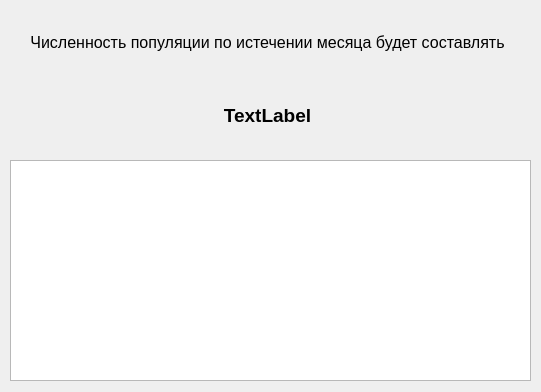
<?xml version="1.0" encoding="UTF-8"?>
<ui version="4.0">
 <class>ResultWindow</class>
 <widget class="QWidget" name="ResultWindow">
  <property name="geometry">
   <rect>
    <x>0</x>
    <y>0</y>
    <width>541</width>
    <height>392</height>
   </rect>
  </property>
  <property name="windowTitle">
   <string>Прогноз</string>
  </property>
  <widget class="QTextBrowser" name="textBrowser">
   <property name="geometry">
    <rect>
     <x>10</x>
     <y>160</y>
     <width>521</width>
     <height>221</height>
    </rect>
   </property>
  </widget>
  <widget class="QWidget" name="verticalLayoutWidget">
   <property name="geometry">
    <rect>
     <x>7</x>
     <y>8</y>
     <width>521</width>
     <height>141</height>
    </rect>
   </property>
   <layout class="QVBoxLayout" name="verticalLayout_2">
    <item>
     <widget class="QLabel" name="label">
      <property name="font">
       <font>
        <pointsize>12</pointsize>
       </font>
      </property>
      <property name="text">
       <string>Численность популяции по истечении месяца будет составлять</string>
      </property>
      <property name="alignment">
       <set>Qt::AlignCenter</set>
      </property>
     </widget>
    </item>
    <item>
     <widget class="QLabel" name="resultCounter">
      <property name="font">
       <font>
        <pointsize>14</pointsize>
        <weight>75</weight>
        <bold>true</bold>
       </font>
      </property>
      <property name="text">
       <string>TextLabel</string>
      </property>
      <property name="alignment">
       <set>Qt::AlignCenter</set>
      </property>
     </widget>
    </item>
   </layout>
  </widget>
 </widget>
 <resources/>
 <connections/>
</ui>
